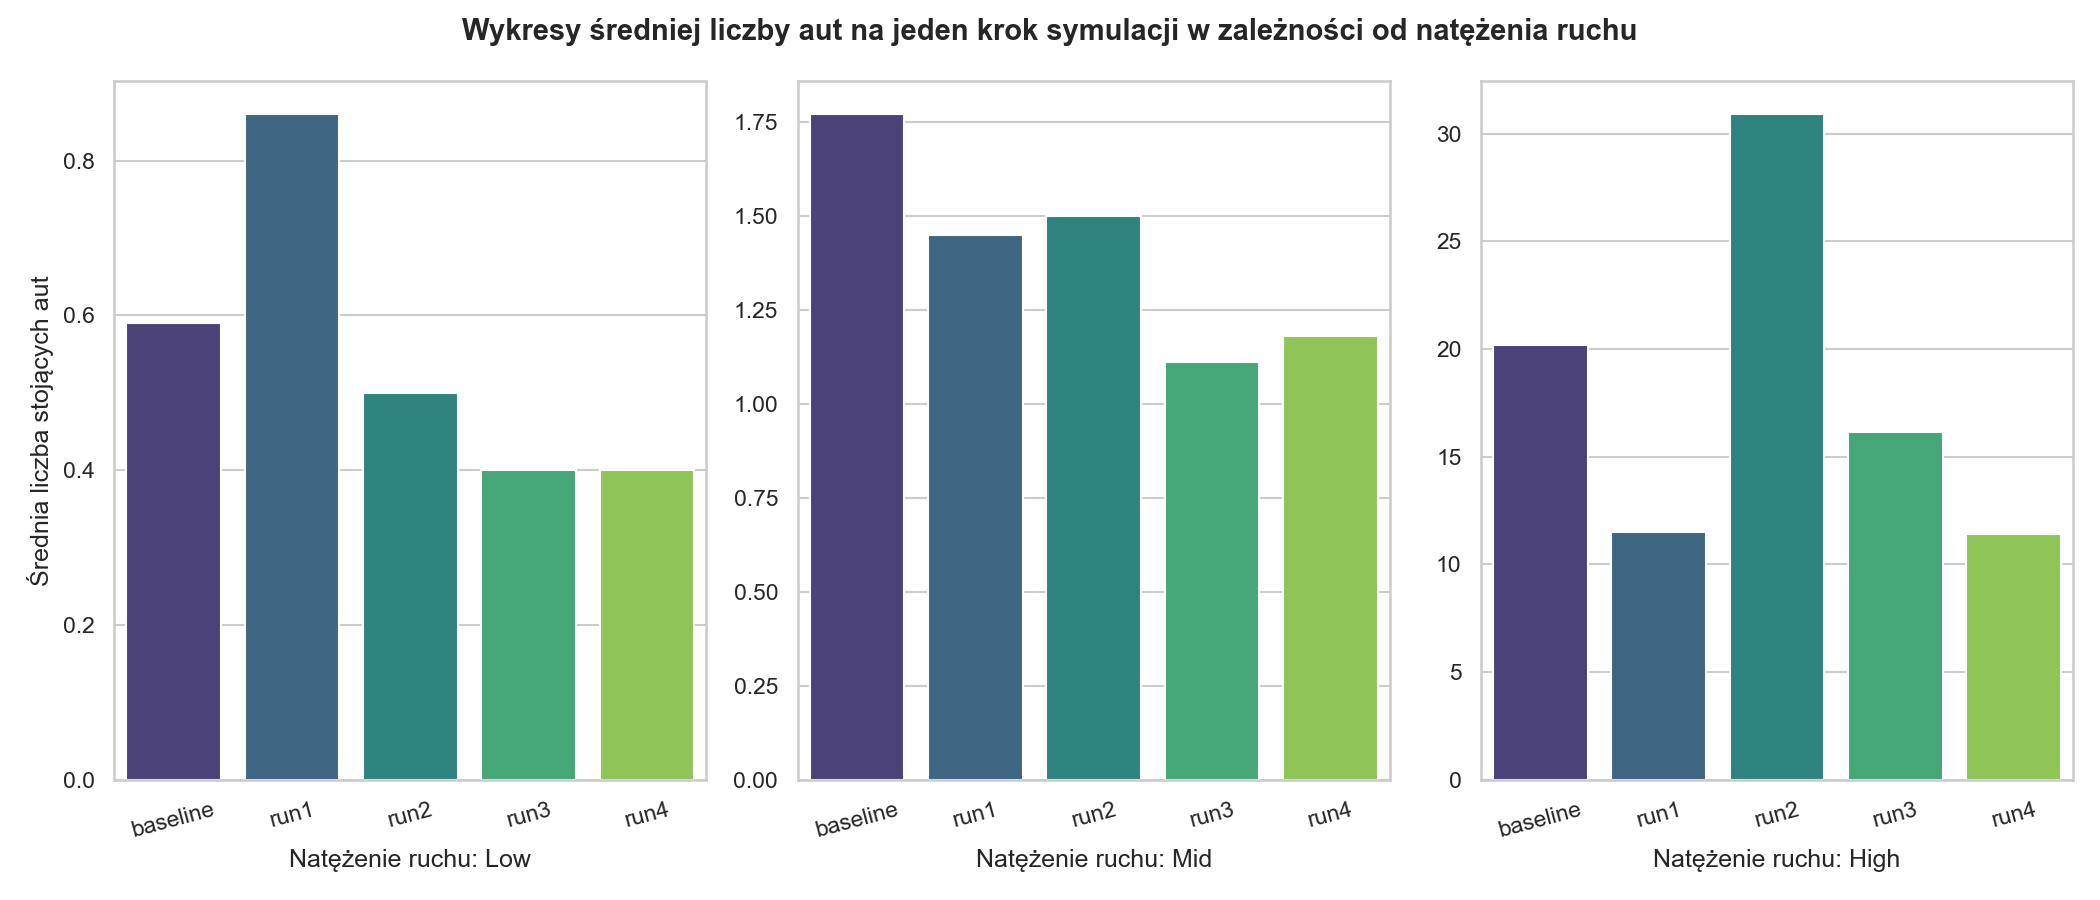

Write the Python code that produced this figure.
import matplotlib.pyplot as  plt
import seaborn as sns
import pandas as pd

data = [
    {"Kategoria": "Low", "Próba": "baseline", "wartosc": 0.59},
    {"Kategoria": "Low", "Próba": "run1", "wartosc": 0.86},
    {"Kategoria": "Low", "Próba": "run2", "wartosc": 0.50},
    {"Kategoria": "Low", "Próba": "run3", "wartosc": 0.40},
    {"Kategoria": "Low", "Próba": "run4", "wartosc": 0.40},

    {"Kategoria": "Mid", "Próba": "baseline", "wartosc": 1.77},
    {"Kategoria": "Mid", "Próba": "run1", "wartosc": 1.45},
    {"Kategoria": "Mid", "Próba": "run2", "wartosc": 1.50},
    {"Kategoria": "Mid", "Próba": "run3", "wartosc": 1.11},
    {"Kategoria": "Mid", "Próba": "run4", "wartosc": 1.18},

    {"Kategoria": "High", "Próba": "baseline", "wartosc": 20.18},
    {"Kategoria": "High", "Próba": "run1", "wartosc": 11.49},
    {"Kategoria": "High", "Próba": "run2", "wartosc": 30.90},
    {"Kategoria": "High", "Próba": "run3", "wartosc": 16.15},
    {"Kategoria": "High", "Próba": "run4", "wartosc": 11.43},
]

df = pd.DataFrame(data)

sns.set_theme(style="whitegrid")
fig, axes = plt.subplots(1, 3, figsize=(14, 6))
categories = ["Low", "Mid", "High"]

for i, cat in enumerate(categories):
    ax = axes[i]
    sub_df = df[df["Kategoria"] == cat]
    
    sns.barplot(
    data=sub_df,
    x="Próba",
    y="wartosc",
    hue="Próba",
    palette="viridis",
    ax=ax,
    errorbar=None,
    legend=False
    )


    ax.set_xlabel(f"Natężenie ruchu: {cat}", fontsize=12)

    if i == 0:
        ax.set_ylabel("Średnia liczba stojących aut", fontsize=12)
    else:
        ax.set_ylabel("")

    ax.tick_params(axis="x", rotation=15)

fig.suptitle("Wykresy średniej liczby aut na jeden krok symulacji w zależności od natężenia ruchu",
           fontsize=14, fontweight="bold")
plt.tight_layout()
plt.savefig("charts.png", dpi=150)
plt.show()
